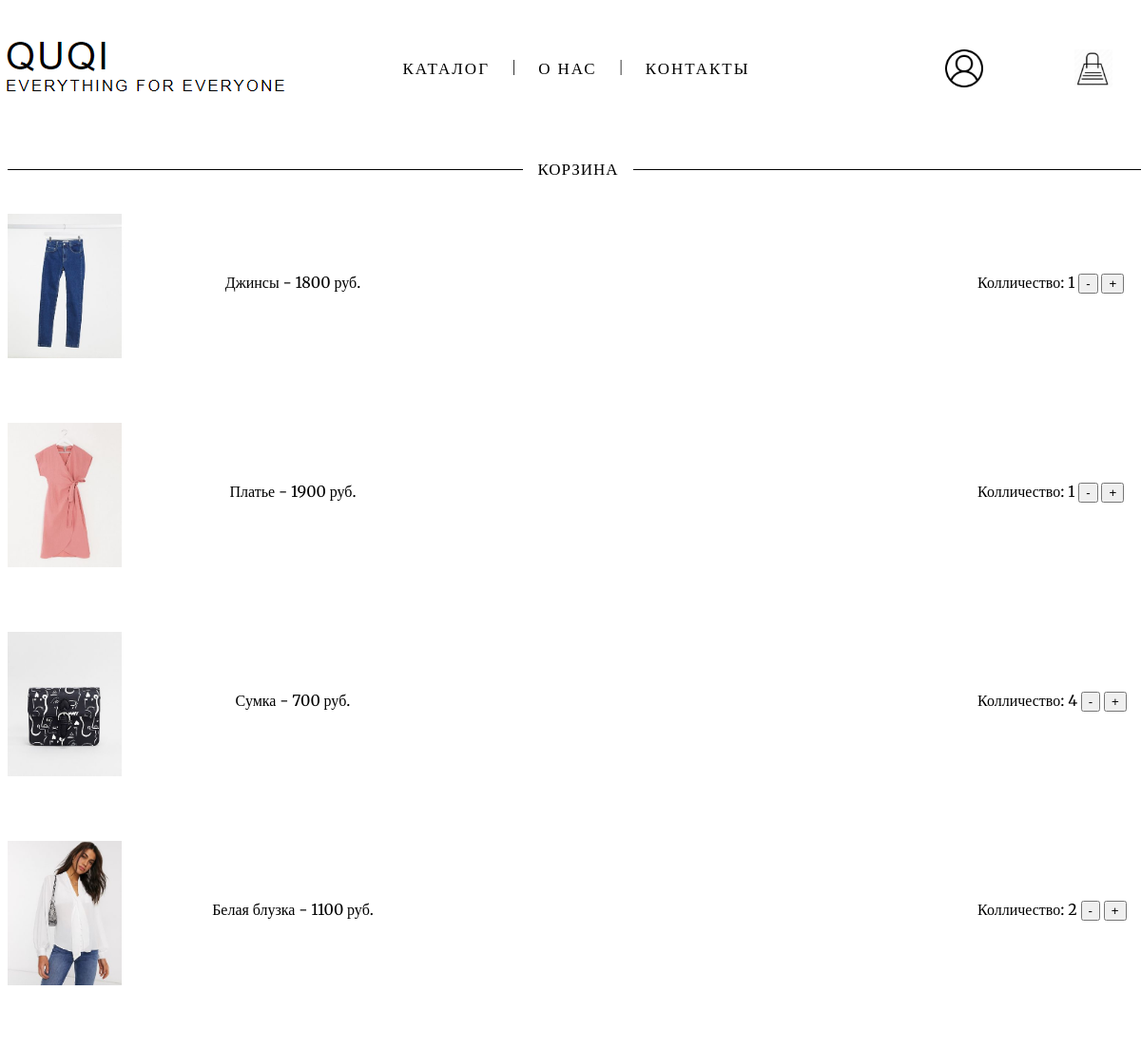
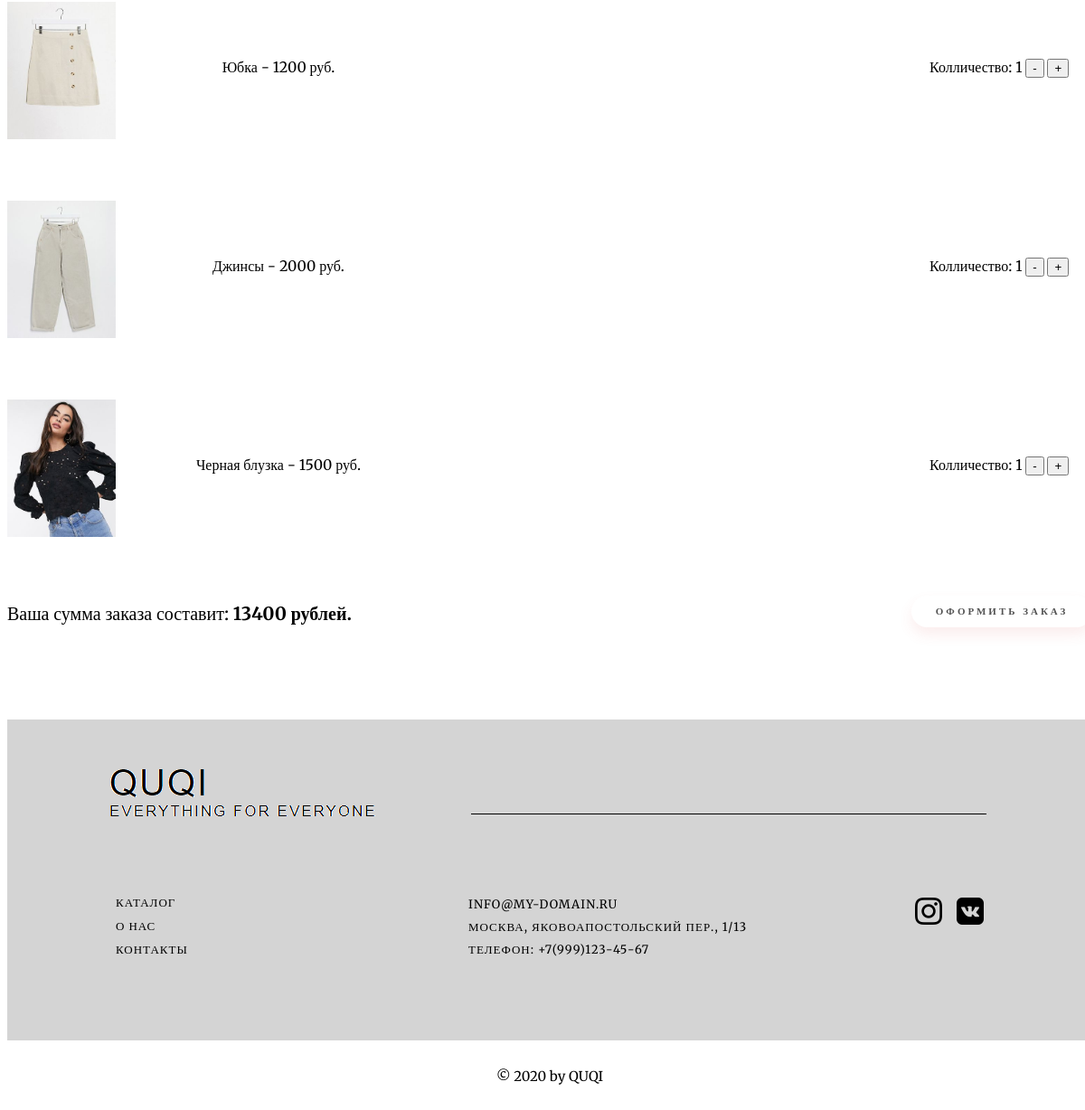
The page /bag.php (signed in) on the database its author committed (2 pictures, top to bottom).
### tables this page shows
CREATE TABLE `bag` (
  `id` int(11) NOT NULL,
  `user` int(11) NOT NULL,
  `item` int(11) NOT NULL,
  `kolvo` int(11) NOT NULL
);

CREATE TABLE `catalog` (
  `id` int(11) NOT NULL,
  `name` varchar(36) NOT NULL,
  `type` varchar(20) NOT NULL,
  `price` int(10) NOT NULL,
  `photo` text NOT NULL,
  `size` int(2) NOT NULL,
  `color` varchar(10) NOT NULL
);

### bag.php (the view, shortened to what this page needs)
<html>
	<body>
	<div class = "wrapper">
	<?php require ('header.php'); ?>
	 <div class = "content">
	 <br><br><br>
		<div class = "strike">
			<span>КОРЗИНА</span>
		</div>
	<br><br>
	<?php
		require('connect.php');
		$iduser = $_SESSION['id'];
		$name = $_SESSION['name'];
		$query=mysqli_query($link,"SELECT catalog.id, catalog.name, catalog.price, catalog.size, catalog.color,catalog.photo, bag.kolvo FROM catalog, bag WHERE catalog.id= bag.item and user=('".$iduser."')");
		while($row = mysqli_fetch_array($query)) {
			$id = $row['id'];
			$name = $row['name'];
			$price = $row['price'];
			$photo = $row['photo'];
			$count = $row['kolvo'];
			echo "<div class = 'bagphoto'>";
			echo "<img src = $photo width = '120' height = '152'>";
			echo "<p class = baginfo>$name -  $price руб.</p>";
			echo "<form name ='count' action ='addkolvo.php' method = 'post'>";
			echo "<div class = kolvo>  Колличество: $count <button name = 'minus' type = 'submit' value = '$id' >-</button> <button name = 'plus' type = 'submit' value = '$id' >+</button></div>";
			echo "</div>";
	}
		if(!empty($_SESSION['id'])) {
			$query1 = mysqli_query($link, "SELECT `price`, `kolvo`
										FROM `catalog` , `bag`
										WHERE `catalog`.`id` = `bag`.`item` AND `bag`.`user` = ('".$iduser."')");
			while($row = mysqli_fetch_array($query1)) {
				$kolvo = $row['kolvo'];
				$cena = $row['price'];
				$itog = $itog + $cena * $kolvo;
			}
			if($itog > 0) {
				echo "<div class = 'sum'>Ваша сумма заказа составит: <b> $itog рублей. </b> </div>";
				echo "<div class = ofbut><a href = 'oformlenie.php'>Оформить заказ</div>";
			}
			else {
				echo "<div class = 'sum1'>$name, Ваша корзина пуста.</div>";
			}
			}
		else {
			echo "<div class = 'sum1'> Чобы просматривать коризну, нужно <b><a href = 'auth.php'>авторизоваться.</a></b></div>";
		}
	?>
	 </div>
	 <? require ('footer.php'); ?>
	</div>
	</body>
</html>

### header.php (shortened to what this page needs)
<html>
	<head>
		<link href="style.css" rel="stylesheet">
	</head>
	<body>
	 <header>
		<a class = "logo" href = "index.php"><img src = "icons\logo.png"></a>
		<a class = "bug" href = "bag.php"><img src = "icons\bug.png" width = "40" height = "40"></a>
		<a class = 'login' href ="authcontrol.php"><img src = "icons\login.png" width = "40" height="40"></a>
		<ul class = "menu-main">
			<li><a href = "catalog.php">Каталог</a></li>
			<li><a href = "about.php">О нас</a></li>
			<li><a href = "contacts.php">Контакты</a></li>
		</ul>
     </header>
    </body>
</html>

### footer.php (shortened to what this page needs)
<html>
	<head>
		<link href="style.css" rel="stylesheet">
	</head>
	<body>
	<div class = "wrapper">
    <footer>
		<div class = "fot-fot">
			<a class = "fot-logo" href = "index.php"><img src = "icons\fotlogo.png"></a>
			<div class = "foo-strike"><span> </span></div>
			<ul class = "fot-menu">
				<li><a href = "catalog.php">Каталог</a><li>
				<li><a href = "about.php">О нас</a><li>
				<li><a href = "contacts.php">Контакты</a><li>
			</ul>
			<ul class = "fot-info">
				<li>info@my-domain.ru</li>
				<li>Москва, Яковоапостольский пер., 1/13</li>
				<li>Телефон: +7(999)123-45-67
			<ul>
			<a class = "vk" href = "https://vk.com/reydn"><img src = "icons\vk.png" width = "30" height = "30"></a>
			<a class = "inst" href = "https://www.instagram.com/r.eydn/"><img src = "icons\inst.png" width = "30" height = "30"></a>
		</div>
		<div class = "copy">© 2020 by QUQI</div>
     </footer>
</body>
</html>

### style.css (style rules this page uses)
html, body { height: 100%; }
.wrapper { display: flex; flex-direction: column; min-height: 100%; margin: 0 auto; width: 1200px; }
.content { flex: 1 0 auto; }
footer { flex: 0 0 auto; height: 140px; background: white; }
.copy { font-family: 'Merriweather', serif; font-size: 15px; text-align: center; position: relative; margin-bottom: 0; bottom: -30px; height: 50px; width: 1200px; color: black; }
.fot-fot { background: #d4d4d4; }
.fot-menu { list-style: none; padding: 55px 0 5px 100px; }
.fot-menu a { text-decoration: none; font-family: 'Merriweather', serif; color: #000000; letter-spacing: 1px; position: relative; padding-bottom: 8px; margin: 0 24px 0 20px; font-size: 13px; text-transform: uppercase; display: inline-block; }
.fot-info { list-style: none; text-decoration: none; font-family: 'Merriweather', serif; color: #000000; line-height: 25px; letter-spacing: 1px; position: relative; padding-bottom: 50px; margin: -100px 24px 0px 470px; font-size: 13px; text-transform: uppercase; display: inline-block; }
.fot-logo { position: relative; left: 80px; top: 24px; }
.foo-strike { display: block; text-align: center; color:black; overflow: hidden; }
.foo-strike > span { position: relative; display: inline-block; }
.foo-strike > span:before, .foo-strike > span:after { content: ""; position: absolute; top: 0px; width: 485px; height: 1px; background: black; }
.foo-strike > span:after { left: -100px; margin-left: 15px; }
.vk { position: relative; left: 500px; top: -70px; }
.inst { position: relative; left: 420px; top: -70px; }
.logo { position: relative; top: 5px; left: -35px; }
.bug { position: relative; left: 780px; bottom: 20px; }
.login { position: relative; left: 600px; bottom: 20px; }
.menu-main { list-style: none; margin: -80px 0 5px; padding: 25px 0 5px; text-align: center; background: white; }
.menu-main li { display: inline-block; }
.menu-main li:after { content: "|"; color: #000000; display: inline-block; vertical-align: top; }
.menu-main li:last-child:after { content: none; }
.menu-main a { text-decoration: none; font-family: 'Merriweather', serif; color: #000000; letter-spacing: 2px; position: relative; padding-bottom: 20px; margin: 0 24px 0 20px; font-size: 17px; text-transform: uppercase; display: inline-block; transition: color .2s; }
.menu-main a:before, .menu-main a:after { content: ""; position: absolute; height: 4px; top: auto; right: 50%; bottom: -3px; left: 50%; background: #000000; transition: .7s; }
.strike { display: block; font-family: 'Merriweather', serif; text-align: center; font-size: 17px; letter-spacing: 1px; color:black; overflow: hidden; white-space: nowrap; }
.strike > span { position: relative; display: inline-block; }
.strike > span:before, .strike > span:after { content: ""; position: absolute; top: 50%; width: 9999px; height: 1px; background: black; }
.strike > span:before { right: 100%; margin-right: 15px; }
.strike > span:after { left: 100%; margin-left: 15px; }
p { margin: 10px 0 0 0; text-align: center; color: black; font-family: 'Merriweather', serif; }
ul { text-decoration: none; list-style: none; }
.baginfo { position: relative; bottom: 100px; left: 150px; width: 300px; }
.kolvo { position: relative; font-family: 'Merriweather', serif; left:1020px; bottom: 120px; width: 200px; }
.sum { text-align: left; font-family: 'Merriweather', serif; font-size: 20px; margin-top: 20px; margin-bottom: 50px; }
.ofbut { position: relative; left: 980px; bottom: 92px; outline: none; display: inline-block; width: 200px; height: 35px; line-height: 35px; border-radius: 45px; margin: 10px 20px; font-family: 'Merriweather', serif; font-size: 11px; text-transform: uppercase; text-align: center; letter-spacing: 3px; font-weight: 600; background: white; box-shadow: 0 8px 15px rgba(216, 83, 83, 0.1); transition: .3s }
.ofbut > a { text-decoration: none; color: #444444ea; }

### rows shown on the page
bag: item.photo (picture), item.name "Джинсы", item.price "1800", kolvo "1"
bag: item.photo (picture), item.name "Платье", item.price "1900", kolvo "1"
bag: item.photo (picture), item.name "Сумка", item.price "700", kolvo "4"
bag: item.photo (picture), item.name "Белая блузка", item.price "1100", kolvo "2"
bag: item.photo (picture), item.name "Юбка", item.price "1200", kolvo "1"
bag: item.photo (picture), item.name "Джинсы", item.price "2000", kolvo "1"
bag: item.photo (picture), item.name "Черная блузка", item.price "1500", kolvo "1"

### other values the page prints
$itog "13400"
